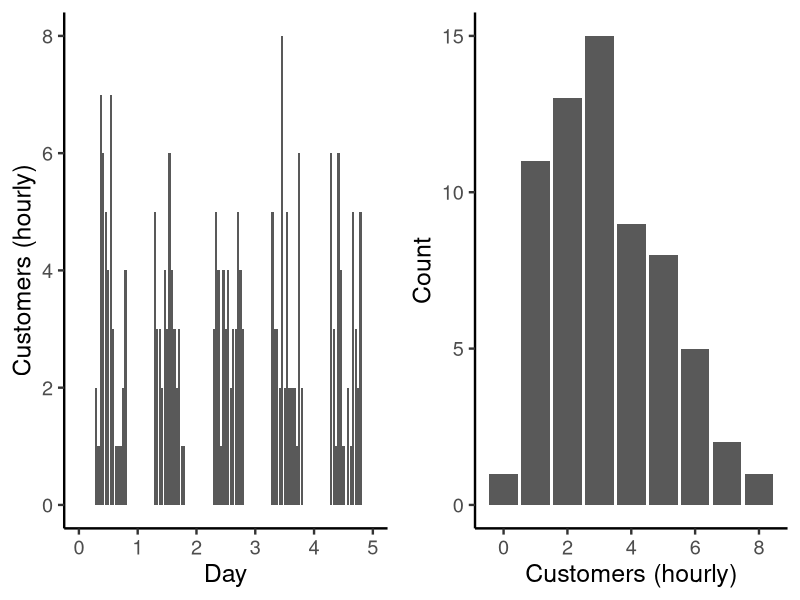
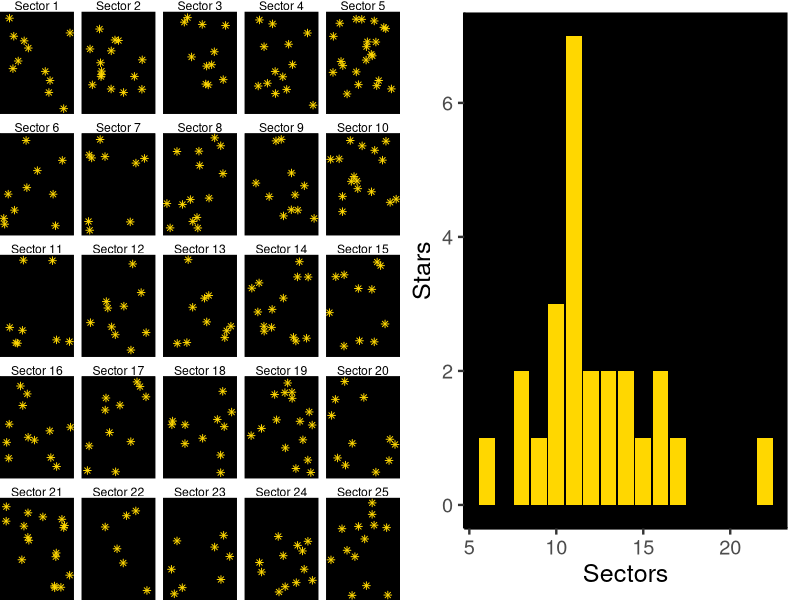
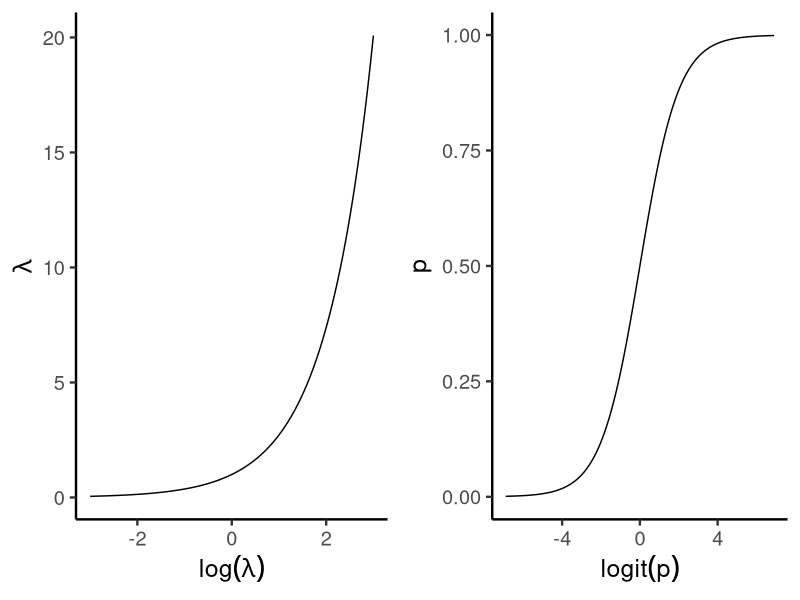
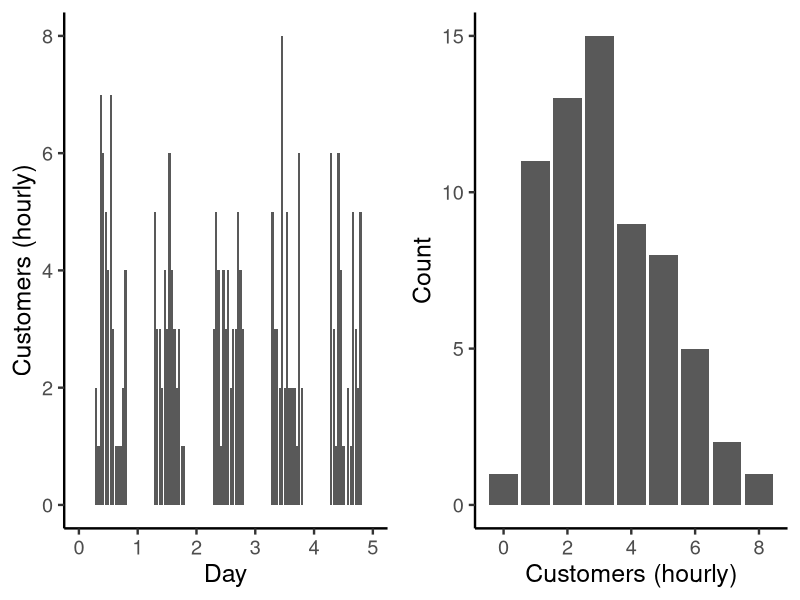
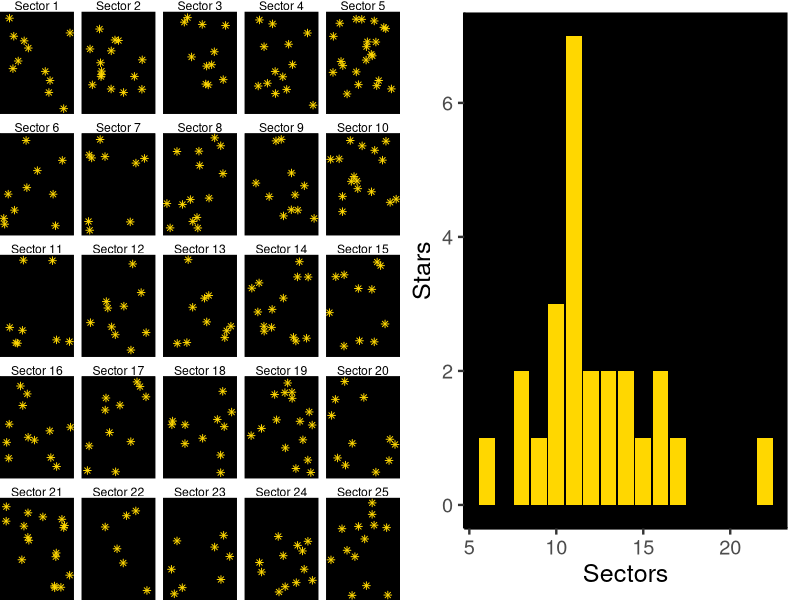
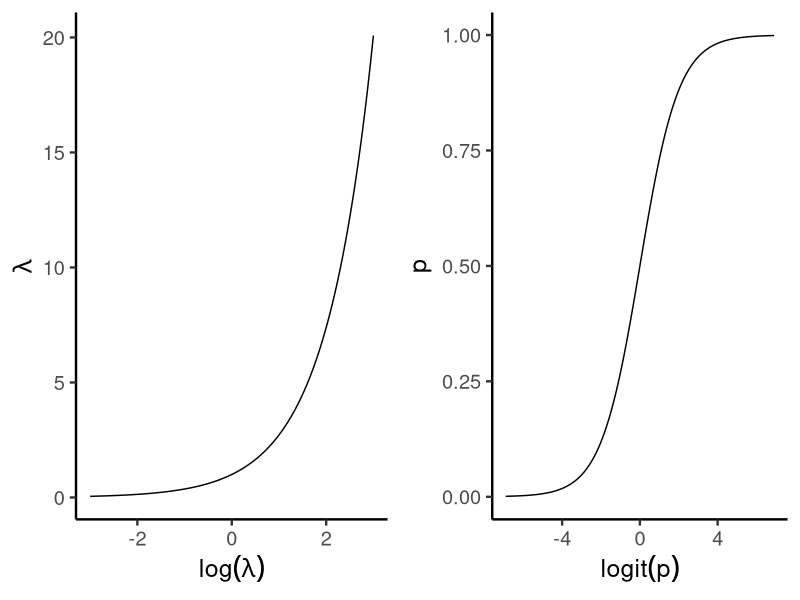

These figures' R source, in order:
library(tidyverse)
theme_set(theme_classic(18))
set.seed(123)

carwash <- expand_grid(
  hour = 7:19,
  day = 0:4
) %>% mutate(
  x = day + hour / 24,
  customers = rpois(nrow(.), lambda = 3.2)
)

p1 <- ggplot(carwash, aes(x, customers)) +
  geom_col() +
  scale_x_continuous("Day", limits = c(0, 5)) +
  labs(y = "Customers (hourly)")

p2 <- ggplot(carwash, aes(customers)) +
  geom_bar() +
  labs(x = "Customers (hourly)",
       y = "Count")

cowplot::plot_grid(p1, p2, nrow = 1)
ggsave("course-materials/lecture-slides/scratch/week8/carwash.png",
       width = 8,
       height = 4,
       units = "in")


stars <- tibble(sector = factor(paste0("Sector ", 1:25),
                                levels = paste0("Sector ", 1:25))) %>% 
  mutate(n_stars = rpois(nrow(.), lambda = 12),
         xy = map(n_stars, \(.n) tibble(star = seq(.n),
                                        x = runif(.n), 
                                        y = runif(.n)))) %>% 
  unnest(xy)

p1 <- ggplot(stars, aes(x, y)) +
  geom_point(color = "gold", shape = 8) +
  facet_wrap(~sector, nrow = 5) +
  theme_void() +
  theme(axis.text = element_blank(),
        axis.title = element_blank(),
        panel.background = element_rect(fill = "black"),
        strip.background = element_blank())

p2 <- stars %>% 
  count(sector) %>% 
  ggplot(aes(n)) +
  geom_bar(fill = "gold") +
  labs(x = "Sectors",
       y = "Stars") +
  theme(panel.background = element_rect(fill = "black"))

cowplot::plot_grid(p1, p2, nrow = 1)
ggsave("course-materials/lecture-slides/scratch/week8/stars.png",
       width = 8,
       height = 4,
       units = "in")


p1 <- tibble(lambda = seq(exp(-3), exp(3), length.out = 1e3),
       log_lambda = log(lambda)) %>% 
  ggplot(aes(log_lambda, lambda)) +
  geom_line() +
  labs(x = expression(log(lambda)),
       y = expression(lambda))

p2 <- tibble(p = seq(0.001, 0.999, length.out = 1e3),
       logit_p = log(p / (1 - p))) %>% 
  ggplot(aes(logit_p, p)) +
  geom_line() +
  labs(x = expression(logit(p)),
       y = expression(p))

cowplot::plot_grid(p1, p2, nrow = 1)
ggsave("course-materials/lecture-slides/scratch/week8/links.png",
       width = 8,
       height = 4,
       units = "in")
